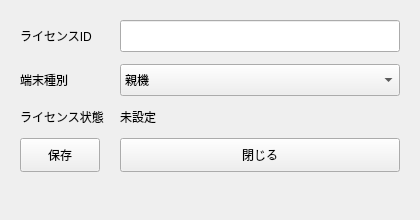
<?xml version="1.0" encoding="UTF-8"?>
<ui version="4.0">
 <class>LicenseSettingsWindow</class>
 <widget class="QMainWindow" name="LicenseSettingsWindow">
  <property name="minimumSize">
   <size>
    <width>420</width>
    <height>220</height>
   </size>
  </property>
  <property name="windowTitle"><string>ライセンス・端末設定</string></property>
  <widget class="QWidget" name="centralwidget">
   <layout class="QFormLayout" name="formLayout">
    <property name="horizontalSpacing"><number>16</number></property>
    <property name="verticalSpacing"><number>12</number></property>
    <property name="leftMargin"><number>20</number></property>
    <property name="topMargin"><number>20</number></property>
    <property name="rightMargin"><number>20</number></property>
    <property name="bottomMargin"><number>20</number></property>
    <item row="0" column="0"><widget class="QLabel" name="licenseIdLabel"><property name="text"><string>ライセンスID</string></property></widget></item>
    <item row="0" column="1"><widget class="QLineEdit" name="licenseIdLineEdit"><property name="minimumSize"><size><width>220</width><height>32</height></size></property></widget></item>
    <item row="1" column="0"><widget class="QLabel" name="deviceRoleLabel"><property name="text"><string>端末種別</string></property></widget></item>
    <item row="1" column="1"><widget class="QComboBox" name="deviceRoleComboBox"><property name="minimumSize"><size><width>220</width><height>32</height></size></property><item><property name="text"><string>親機</string></property></item><item><property name="text"><string>子機</string></property></item></widget></item>
    <item row="2" column="0"><widget class="QLabel" name="licenseStatusTitleLabel"><property name="text"><string>ライセンス状態</string></property></widget></item>
    <item row="2" column="1"><widget class="QLabel" name="licenseStatusLabel"><property name="text"><string>未設定</string></property></widget></item>
    <item row="3" column="0"><widget class="QPushButton" name="saveButton"><property name="minimumSize"><size><width>0</width><height>34</height></size></property><property name="text"><string>保存</string></property></widget></item>
    <item row="3" column="1"><widget class="QPushButton" name="closeButton"><property name="minimumSize"><size><width>0</width><height>34</height></size></property><property name="text"><string>閉じる</string></property></widget></item>
   </layout>
  </widget>
 </widget>
 <resources/>
 <connections/>
</ui>
